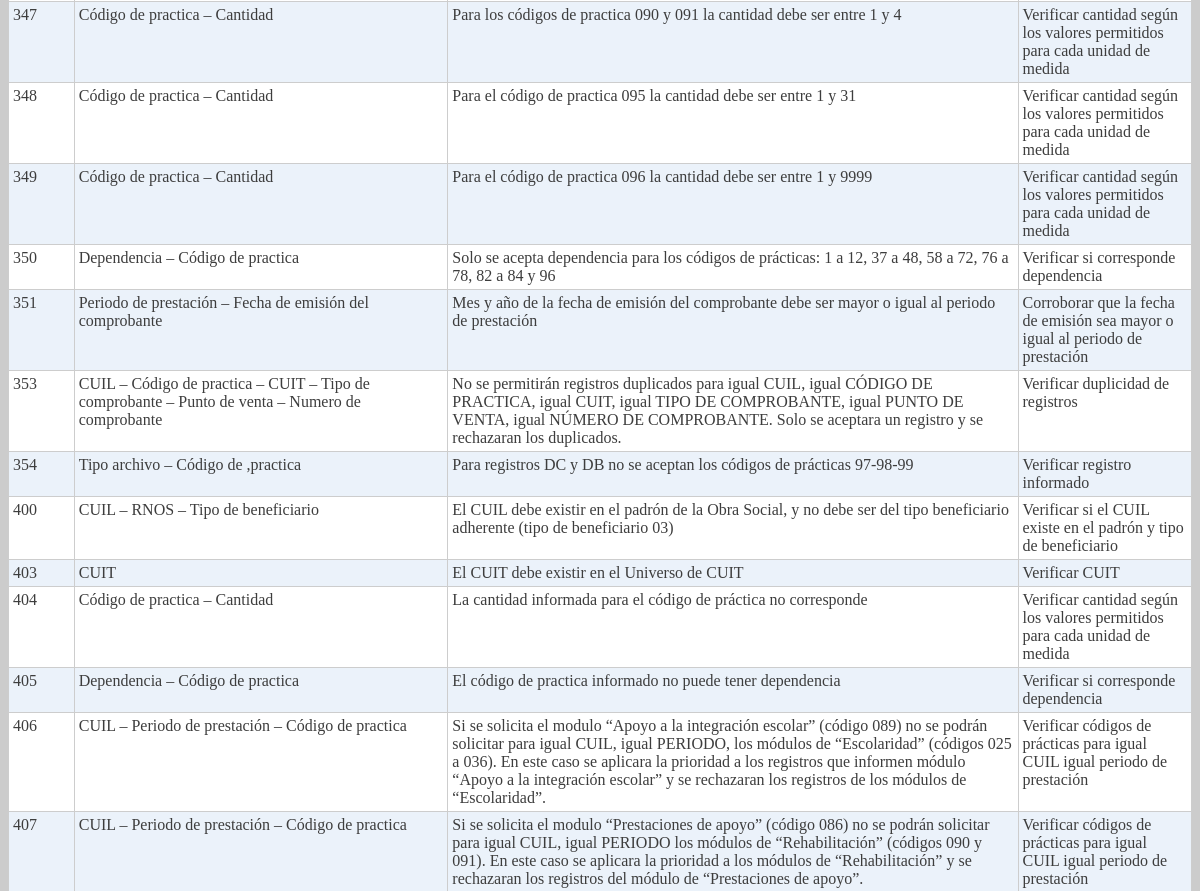
/errores.php (signed in, middle part), run on an earlier commit of the app's database.
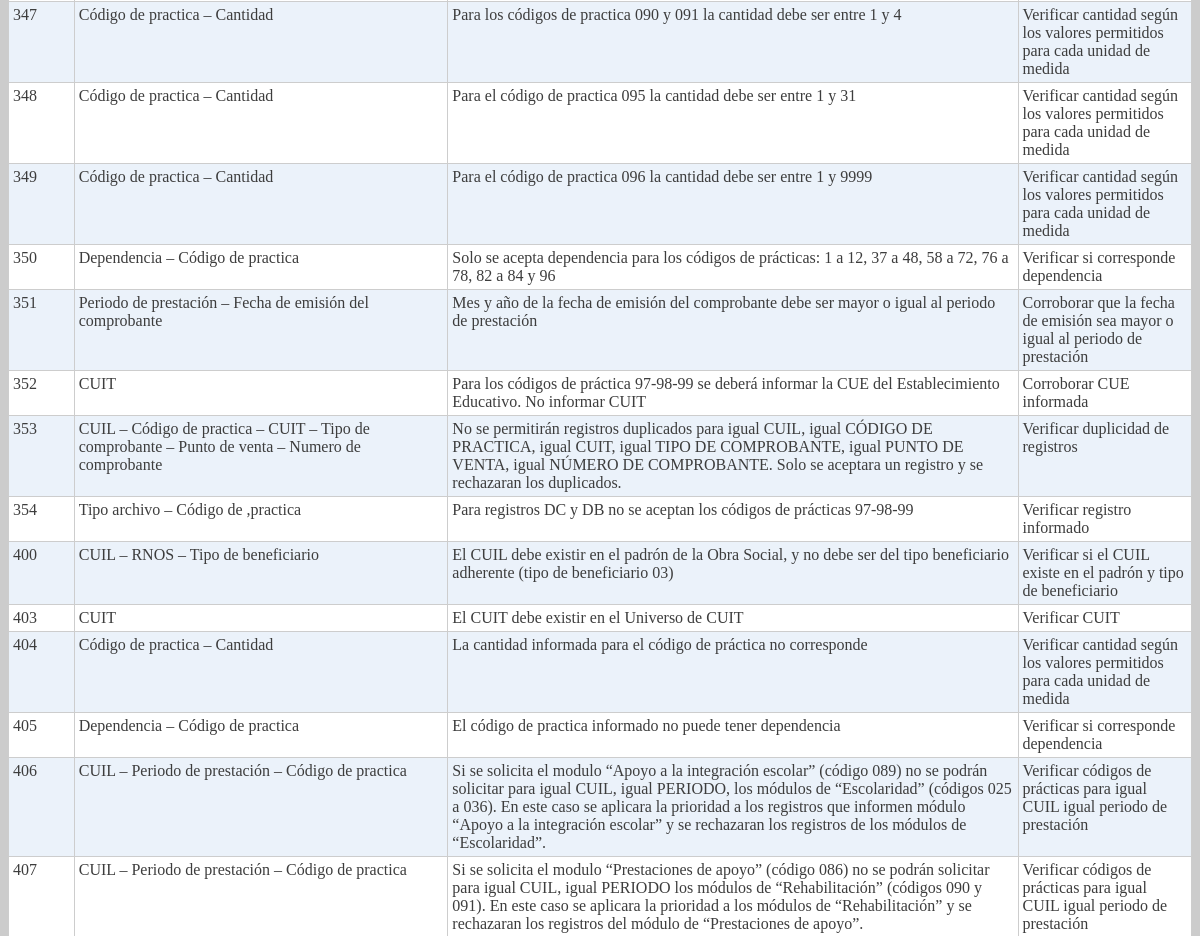
And on a later commit of the database.
### tables this page shows
CREATE TABLE IF NOT EXISTS `errorsss` (
  `id` int(4) NOT NULL,
  `campo` varchar(200) NOT NULL,
  `descripcion` varchar(500) NOT NULL,
  `accion` varchar(500) NOT NULL,
  PRIMARY KEY (`id`)
);

### errores.php (the view, shortened to what this page needs)
<?php
$sqlErrores = "SELECT * FROM errorsss c ORDER BY id";
$resErrores = mysql_query($sqlErrores);
?>
<!DOCTYPE html PUBLIC "-//W3C//DTD XHTML 1.0 Transitional//EN" "http://www.w3.org/TR/xhtml1/DTD/xhtml1-transitional.dtd">
<html xmlns="http://www.w3.org/1999/xhtml">
<head>
<link rel="stylesheet"href="include/jquery.tablesorter/themes/theme.blue.css" />
</head>
<body bgcolor="#CCCCCC">
	<div align="center">
		 <table class="tablesorter" id="listado">
		 	<tbody>
		<?php while ($rowErrores = mysql_fetch_array($resErrores)) {  ?>
				<tr>
					<td><?php echo $rowErrores['id'] ?></td>
					<td><?php echo $rowErrores['campo'] ?></td>
					<td><?php echo $rowErrores['descripcion'] ?></td>
					<td><?php echo $rowErrores['accion'] ?></td>
				</tr>
		<?php } ?>
		  	</tbody>
		</table>
	</div>
</body>
</html>

What changed in the data, as far as the page shows it:
added errorsss: id "352", campo "CUIT", descripcion "Para los códigos de práctica 97-98-99 se deberá informar la CUE del Establecimiento Educativo. No informar CUIT", accion "Corroborar CUE informada"
